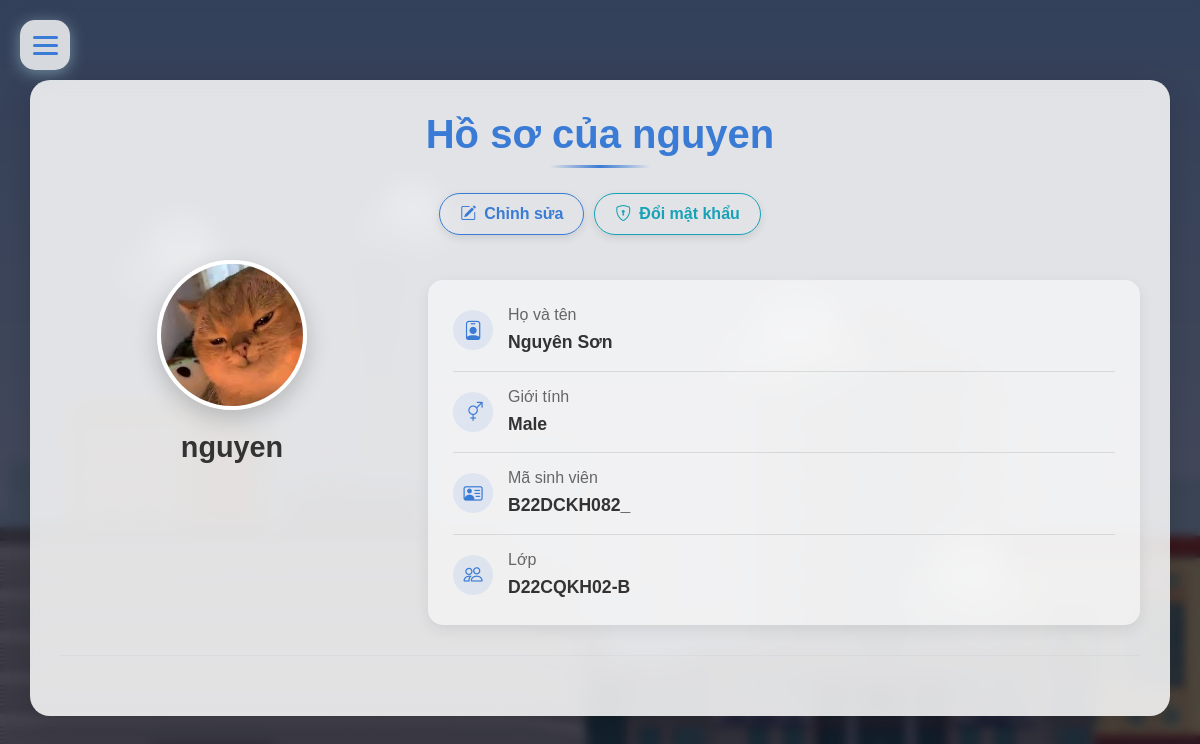
Page /user/profile/nguyen (signed in) on the committed database.
### account/models.py (models this page shows, shortened)
class Profile(models.Model):
    user = models.OneToOneField(User, on_delete=models.CASCADE, null=True, related_name='profile', verbose_name='User Object')
    user_class = models.TextField(blank=True, null=True)
    email = models.EmailField(blank=True, null=True, max_length=254, unique=True)
    profile_img = models.ImageField(upload_to='profile_images', default='profile_images/user.jpg', blank=True, null=True, verbose_name='Profile Pic')
    studen_id = models.CharField(max_length=15, blank=True, null=True)
    GENDER = (
        ('Male', 'Male'),
        ('Female', 'Female'),
        ('Other', 'Other'),
    )
    gender = models.CharField(max_length=6, choices=GENDER, blank=True, null=True)
    def full_name(self):
        return self.user.first_name + ' ' + self.user.last_name

### account/views.py (the view)
# urls.py: path('profile/<str:username>', views.profile, name='profile'),
@login_required(login_url='login')
@never_cache
def profile(request, username):
    if request.user.username != username:
        return HttpResponseForbidden("You are not allowed to view this profile.")
    user_object=User.objects.get(username=username)
    user_profile = Profile.objects.get(user=user_object)
    default_img_url = static('')
    context={
        "user_profile":user_profile,
        'default_img_url': default_img_url,
    }
    return render(request, "profile.html",context)

### templates/profile.html (shortened to what this page needs)
{% load static %}
<!DOCTYPE html>
<html lang="en">
<head>
    <link rel="stylesheet" href="/static/cssQuan/bootstrap.min.css">
    <link rel="stylesheet" href="https://cdn.jsdelivr.net/npm/bootstrap-icons@1.10.2/font/bootstrap-icons.css"
>
    <link rel="stylesheet" href="/static/css/style.css">
    <link href='https://unpkg.com/boxicons@2.1.4/css/boxicons.min.css' rel='stylesheet'>
</head>
<body class="fade-in">
    <div class="cloud cloud-1"></div>
    <div class="cloud cloud-2"></div>
    <div class="cloud cloud-3"></div>
    <div class="cloud cloud-4"></div>
    {% include "Components/newmenu.html" %}
    <div class="container">
        <h1 class="profile-header">Hồ sơ của {{user_profile.user.username}}</h1>
        <div class="profile-actions">
            <a href="{% url 'edit_profile' %}" class="btn btn-outline-primary">
                <i class="bi bi-pencil-square me-2"></i>Chỉnh sửa
            </a>
            <a href="{% url 'change_password' %}" class="btn btn-outline-info">
                <i class="bi bi-shield-lock me-2"></i>Đổi mật khẩu
            </a>
        </div>
        <div class="row">
            <div class="col-md-4 text-center">
                <div class="profile-img-container">
                    {% if user_profile.profile_img %}
                        <img src="{{ user_profile.profile_img.url }}" alt="user-profile" class="profile-img">
                    {% else %}
                        <img src="{% static 'images/user.jpg' %}" alt="user-profile" class="profile-img">
                    {% endif %}
                </div>
                <h2 class="username">{{user_profile.user.username}}</h2>
            </div>
            <div class="col-md-8">
                <div class="profile-info">
                    <div class="info-item">
                        <i class="bi bi-person-badge"></i>
                        <div class="info-content">
                            <h3>Họ và tên</h3>
                            <p>{{user_profile.full_name|default:"Chưa cập nhật"}}</p>
                        </div>
                    </div>
                    <div class="info-item">
                        <i class="bi bi-gender-ambiguous"></i>
                        <div class="info-content">
                            <h3>Giới tính</h3>
                            <p>{{user_profile.gender|default:"Chưa cập nhật"}}</p>
                        </div>
                    </div>
                    <div class="info-item">
                        <i class="bi bi-person-vcard"></i>
                        <div class="info-content">
                            <h3>Mã sinh viên</h3>
                            <p>{{user_profile.studen_id|default:"Chưa cập nhật"}}</p>
                        </div>
                    </div>
                    <div class="info-item">
                        <i class="bi bi-people"></i>
                        <div class="info-content">
                            <h3>Lớp</h3>
                            <p>{{user_profile.user_class|default:"Chưa cập nhật"}}</p>
                        </div>
                    </div>
                </div>
            </div>
        </div>
        <hr>
    </div>
</body>
</html>

### static/css/style.css (style rules this page uses)
* { font-family: 'Arial', 'Tahoma', 'Verdana', 'Roboto', 'Open Sans', sans-serif; }
body { background-image: url("../images/Bg1.jpg"); background-size: cover; background-repeat: no-repeat; background-attachment: fixed; background-position: center; }

### templates/profile.html (style rules this page uses)
* { margin: 0; padding: 0; box-sizing: border-box; font-family: 'Arial', sans-serif; }
body { background-image: url('/static/images/Ptit.jpg'); background-size: cover; background-repeat: no-repeat; background-attachment: fixed; background-position: center; position: relative; min-height: 100vh; }
body::before { content: ''; position: fixed; top: 0; left: 0; width: 100%; height: 100%; background-color: rgba(0, 0, 20, 0.7); backdrop-filter: blur(5px); -webkit-backdrop-filter: blur(5px); z-index: -1; }
.container { background-color: rgba(255, 255, 255, 0.85); border-radius: 20px; box-shadow: 0 8px 32px rgba(0, 0, 0, 0.15); backdrop-filter: blur(10px); -webkit-backdrop-filter: blur(10px); padding: 30px; margin-top: 80px; margin-bottom: 50px; transition: all 0.3s ease; }
.cloud { position: absolute; background-color: rgba(255, 255, 255, 0.3); border-radius: 50%; box-shadow: 0 8px 16px rgba(255, 255, 255, 0.1); z-index: -1; opacity: 0.4; }
.cloud-1 { width: 120px; height: 60px; top: 20%; left: 10%; animation: float-1 25s linear infinite; }
.cloud-2 { width: 150px; height: 70px; top: 30%; left: 60%; animation: float-2 22s linear infinite; }
.cloud-3 { width: 100px; height: 50px; top: 15%; left: 30%; animation: float-3 30s linear infinite; }
.cloud-4 { width: 130px; height: 65px; top: 60%; left: 75%; animation: float-4 35s linear infinite; }
.cloud::before, .cloud::after { content: ''; position: absolute; background-color: rgba(255, 255, 255, 0.3); border-radius: 50%; }
.cloud::before { width: 60%; height: 100%; top: -50%; left: 20%; }
.cloud::after { width: 50%; height: 100%; top: -30%; right: 20%; }
.fade-in { animation: fadeIn 0.5s ease-in; }
.profile-header { color: #3a7bd5; font-weight: 700; position: relative; padding-bottom: 10px; margin-bottom: 25px; text-align: center; }
.profile-header::after { content: ''; position: absolute; bottom: 0; left: 50%; transform: translateX(-50%); width: 100px; height: 3px; background: linear-gradient(90deg, transparent, #3a7bd5, transparent); border-radius: 3px; }
.profile-img-container { position: relative; width: 150px; height: 150px; margin: 0 auto 20px; border-radius: 50%; overflow: hidden; box-shadow: 0 8px 25px rgba(0, 0, 0, 0.2); border: 4px solid white; transition: all 0.3s ease; }
.profile-img { width: 100%; height: 100%; object-fit: cover; }
.username { color: #333; font-weight: 700; margin: 10px 0; font-size: 1.8rem; }
.profile-info { background-color: rgba(255, 255, 255, 0.5); border-radius: 15px; padding: 25px; box-shadow: 0 5px 15px rgba(0, 0, 0, 0.08); transition: all 0.3s ease; margin-top: 20px; }
.info-item { display: flex; align-items: center; margin-bottom: 15px; padding-bottom: 15px; border-bottom: 1px solid rgba(0, 0, 0, 0.1); }
.info-item:last-child { border-bottom: none; margin-bottom: 0; padding-bottom: 0; }
.info-item i { width: 40px; height: 40px; background-color: rgba(58, 123, 213, 0.1); color: #3a7bd5; border-radius: 50%; display: flex; align-items: center; justify-content: center; margin-right: 15px; font-size: 1.2rem; }
.info-content { flex: 1; }
.info-content h3 { font-size: 1rem; margin-bottom: 5px; color: #666; }
.info-content p { font-size: 1.1rem; font-weight: 600; color: #333; margin: 0; }
.profile-actions { display: flex; gap: 10px; justify-content: center; margin: 25px 0; flex-wrap: wrap; }
.btn { border-radius: 30px; padding: 8px 20px; font-weight: 600; transition: all 0.3s ease; box-shadow: 0 3px 8px rgba(0, 0, 0, 0.1); }
.btn-outline-primary { color: #3a7bd5; border-color: #3a7bd5; }
.btn-outline-info { color: #17a2b8; border-color: #17a2b8; }
hr { border-color: rgba(0, 0, 0, 0.1); margin: 30px 0; }

### rows in the picture
Profile: user.username "nguyen", profile_img (picture), full_name "Nguyên Sơn", gender "Male", studen_id "B22DCKH082_", user_class "D22CQKH02-B"
